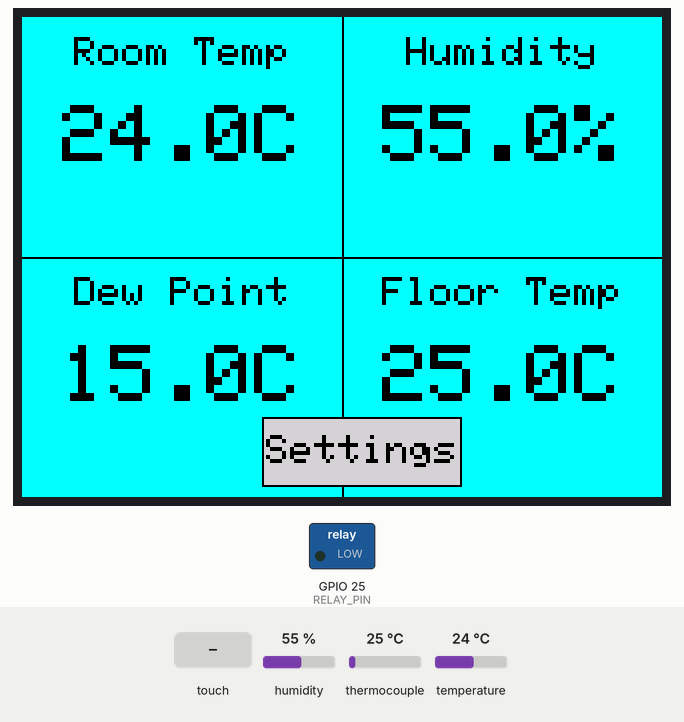
Recording of a sketch running on a simulated ESP32. On the bench: 320×240 colour display, switched loads named in the sketch (green lamp = pin HIGH). Inputs (shaded band) come from the test bench; at power-on: temperature 24 °C, thermocouple 25 °C, humidity 55 %. What the sketch prints to the serial monitor is not drawn.

Above: at 1.3 s.
1.4 s: touch panel pressed at 62 % / 10 % of its raw x / y range
At 2.2 s:
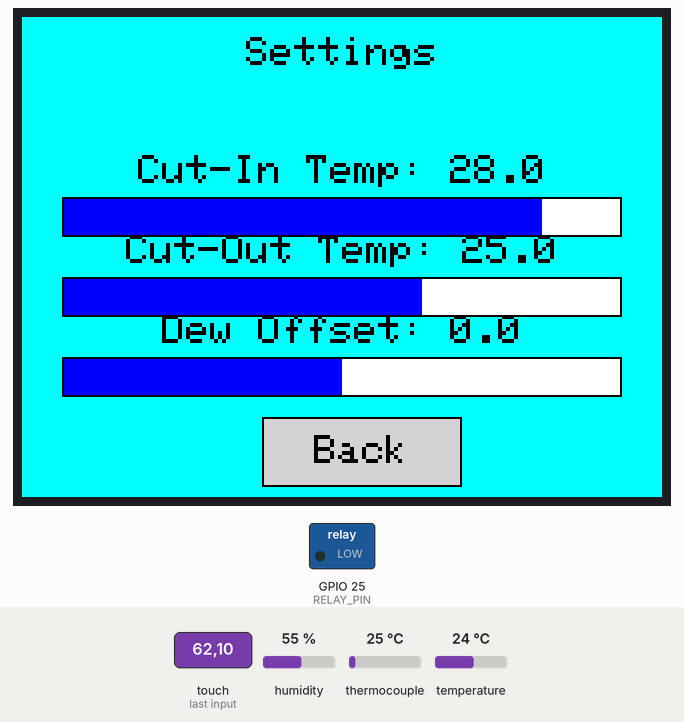
3.0 s: temperature set to 27.5 °C
4.9 s: temperature set to 28.6 °C
At 6.6 s:
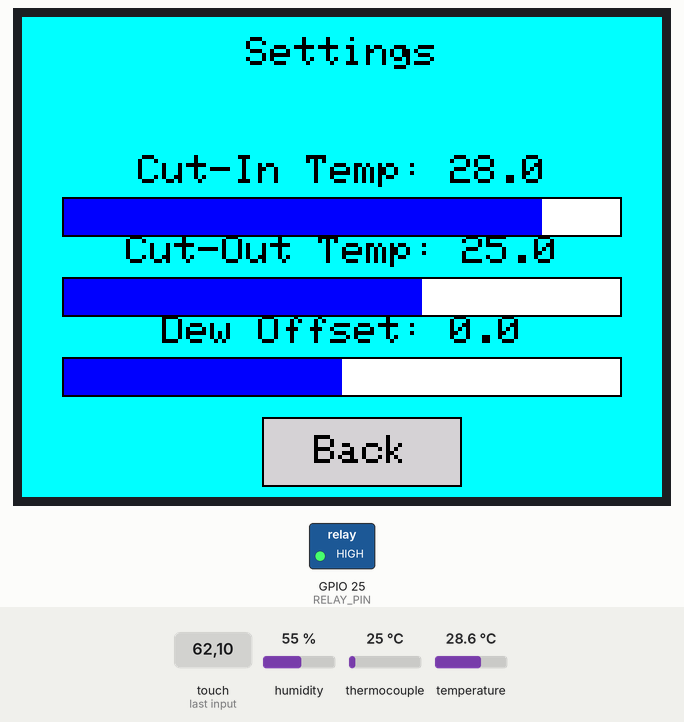
7.3 s: touch panel pressed at 62 % / 10 % of its raw x / y range
At 7.9 s:
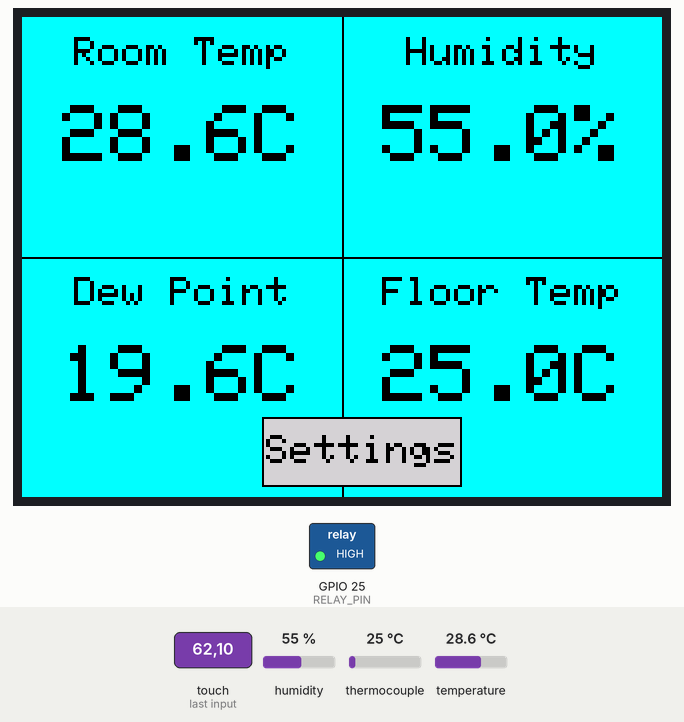
8.9 s: thermocouple set to 22 °C
At 10.7 s:
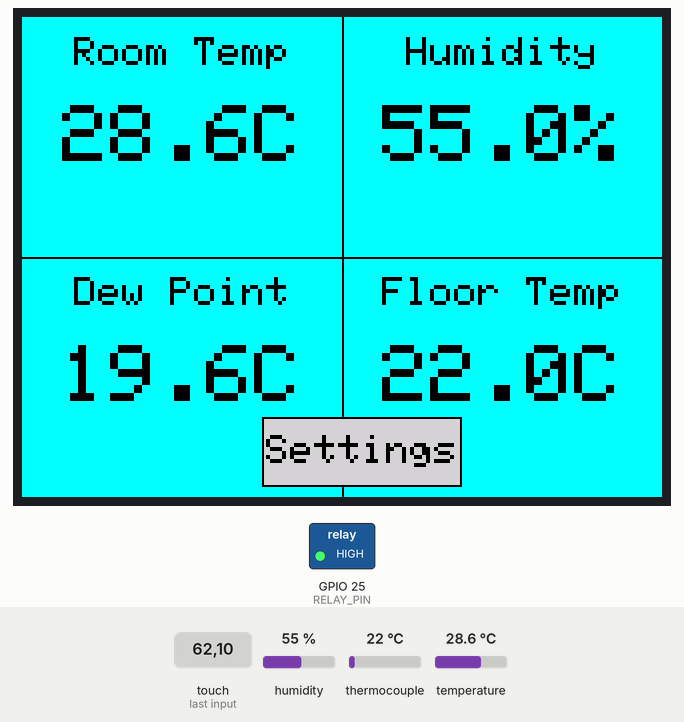
11.0 s: thermocouple set to 17 °C
At 12.8 s:
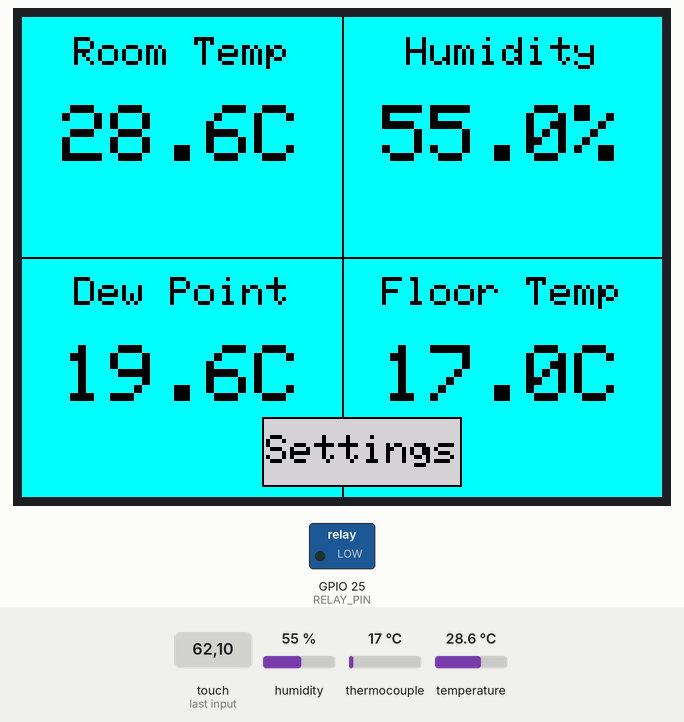
Timing chart, 0 to 14.1 s (numbered marks = the images above; inputs shaded):
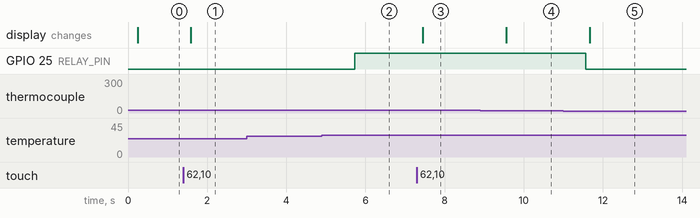

The sketch:

Smart_Thermostat.ino
```cpp
// ESP32 Temperature Controller with Touch + Display

#include <TFT_eSPI.h>
#include <XPT2046_Touchscreen.h>
#include <Adafruit_Sensor.h>
#include <DHT.h>
#include <SPI.h>
#include <Adafruit_MAX31865.h>

// -------------------- Pins --------------------
#define DHTPIN 14
#define DHTTYPE DHT22
#define TOUCH_CS 5
#define MAX31865_CS 17
#define RELAY_PIN 25

// -------------------- Display SPI Pins (set in User_Setup.h) --------------------
#define TFT_CS   15
#define TFT_DC   2
#define TFT_RST  4

// Slider bounds
#define SLIDER_X 20
#define SLIDER_W 280
#define SLIDER_H 20

#define CUT_TEMP_Y 90
#define CUT_OUT_Y 130
#define DEW_OFF_Y 170

// -------------------- Objects --------------------
DHT dht(DHTPIN, DHTTYPE);
TFT_eSPI tft = TFT_eSPI();
XPT2046_Touchscreen ts(TOUCH_CS);
Adafruit_MAX31865 thermo = Adafruit_MAX31865(MAX31865_CS);

// -------------------- State --------------------
float cutInTemp = 28.0, cutOutTemp = 25.0, dewOffset = 0.0;
bool settingsUnlocked = false;
float roomTemp = 0.0, humidity = 0.0, dewPoint = 0.0, floorTemp = 0.0;
bool relayState = false;
int currentScreen = 1; // 1 = Main, 3 = Settings

// -------------------- UI Constants --------------------
#define BUTTON_W 100
#define BUTTON_H 35
#define BUTTON_X 120
#define BUTTON_Y (240 - BUTTON_H - 5)

// -------------------- Functions --------------------
float calculateDewPoint(float t, float h) {
  return t - ((100 - h) / 5.0);
}

void updateSensors() {
  roomTemp = dht.readTemperature();
  humidity = dht.readHumidity();
  dewPoint = calculateDewPoint(roomTemp, humidity);
  floorTemp = thermo.temperature(100, 430); // PT100

  Serial.println("---- Sensor Data ----");
  Serial.printf("Room Temp: %.1f C\n", roomTemp);
  Serial.printf("Humidity: %.1f %%\n", humidity);
  Serial.printf("Dew Point: %.1f C\n", dewPoint + dewOffset);
  Serial.printf("Floor Temp: %.1f C\n", floorTemp);

  uint8_t fault = thermo.readFault();
  if (fault) {
    Serial.print("Fault byte: "); Serial.println(fault, HEX);
    if (fault & MAX31865_FAULT_HIGHTHRESH) Serial.println("RTD High Threshold");
    if (fault & MAX31865_FAULT_LOWTHRESH) Serial.println("RTD Low Threshold");
    if (fault & MAX31865_FAULT_REFINLOW)  Serial.println("REFIN- < 0.85 x Bias");
    if (fault & MAX31865_FAULT_REFINHIGH) Serial.println("REFIN- > 0.85 x Bias – Possibly open");
    if (fault & MAX31865_FAULT_RTDINLOW)  Serial.println("RTDIN- < 0.85 x Bias – Open RTD?");
    if (fault & MAX31865_FAULT_OVUV)      Serial.println("Under/Over Voltage fault");
    thermo.clearFault();
  }
}

void updateRelayLogic() {
  if (floorTemp < (dewPoint + dewOffset)) relayState = false;
  else if (roomTemp > cutInTemp) relayState = true;
  else if (roomTemp < cutOutTemp) relayState = false;
  digitalWrite(RELAY_PIN, relayState ? HIGH : LOW);
  Serial.println(relayState ? "Relay: ON" : "Relay: OFF");
}

void drawDividers() {
  tft.drawLine(tft.width()/2, 0, tft.width()/2, tft.height(), TFT_BLACK);
  tft.drawLine(0, tft.height()/2, tft.width(), tft.height()/2, TFT_BLACK);
}

void drawButton(const char* label) {
  tft.fillRect(BUTTON_X, BUTTON_Y, BUTTON_W, BUTTON_H, TFT_LIGHTGREY);
  tft.drawRect(BUTTON_X, BUTTON_Y, BUTTON_W, BUTTON_H, TFT_BLACK);
  tft.setTextColor(TFT_BLACK);
  tft.setTextSize(2);
  tft.setTextDatum(MC_DATUM);
  tft.drawString(label, BUTTON_X + BUTTON_W/2, BUTTON_Y + BUTTON_H/2);
}

void drawMainScreen() {
  tft.fillScreen(TFT_CYAN);
  drawDividers();

  int w = tft.width() / 2;
  int h = tft.height() / 2;

  tft.setTextDatum(TC_DATUM);
  tft.setTextColor(TFT_BLACK);
  //tft.setTextSize(2);

  // Top Left: Room Temp
  tft.setTextSize(2.7);
  tft.drawString("Room Temp", w / 2, 10);
  tft.setTextDatum(MC_DATUM);
  tft.setTextSize(4.8);
  tft.drawString(String(roomTemp, 1) + "C", w / 2, h / 2);

  // Top Right: Humidity
  tft.setTextSize(2.7);
  tft.setTextDatum(TC_DATUM);
  tft.drawString("Humidity", w + w / 2, 10);
  tft.setTextDatum(MC_DATUM);
  tft.setTextSize(4.8);
  tft.drawString(String(humidity, 1) + "%", w + w / 2, h / 2);

  // Bottom Left: Dew Point
  tft.setTextSize(2.7);
  tft.setTextDatum(TC_DATUM);
  tft.drawString("Dew Point", w / 2, h + 10);
  tft.setTextDatum(MC_DATUM);
  tft.setTextSize(4.8);
  tft.drawString(String(dewPoint + dewOffset, 1) + "C", w / 2, h + h / 2);

  // Bottom Right: Floor Temp
  tft.setTextSize(2.7);
  tft.setTextDatum(TC_DATUM);
  tft.drawString("Floor Temp", w + w / 2, h + 10);
  tft.setTextDatum(MC_DATUM);
  tft.setTextSize(4.8);
  tft.drawString(String(floorTemp, 1) + "C", w + w / 2, h + h / 2);

  drawButton("Settings");
}
void drawSlider(float value, float minVal, float maxVal, int y, const char* label) {
  int xPos = SLIDER_X + ((value - minVal) / (maxVal - minVal)) * SLIDER_W;

  // Background
  tft.fillRect(SLIDER_X, y, SLIDER_W, SLIDER_H, TFT_WHITE);
  // Slider value bar
  tft.fillRect(SLIDER_X, y, xPos - SLIDER_X, SLIDER_H, TFT_BLUE);
  // Border
  tft.drawRect(SLIDER_X, y, SLIDER_W, SLIDER_H, TFT_BLACK);
  // Label
  tft.setTextDatum(BC_DATUM);
  tft.drawString(String(label) + ": " + String(value, 1), tft.width() / 2, y - 5);
}

void drawSettingsScreen() {
  tft.fillScreen(TFT_CYAN);
  tft.setTextColor(TFT_BLACK);
  tft.setTextDatum(TC_DATUM);
  tft.setTextSize(2);
  tft.drawString("Settings", tft.width() / 2, 10);

  drawSlider(cutInTemp, 16, 30, CUT_TEMP_Y, "Cut-In Temp");
  drawSlider(cutOutTemp, 16, 30, CUT_OUT_Y, "Cut-Out Temp");
  drawSlider(dewOffset, -10, 10, DEW_OFF_Y, "Dew Offset");

  drawButton("Back");
}


// -------------------- Setup --------------------
void setup() {
  Serial.begin(115200);
  dht.begin();
  thermo.begin(MAX31865_2WIRE);
  pinMode(RELAY_PIN, OUTPUT);
  digitalWrite(RELAY_PIN, LOW);

  tft.init();
  tft.setRotation(1);
  ts.begin();
  ts.setRotation(1);

  Serial.println("Setup complete");
}

// -------------------- Loop --------------------
void loop() {
  updateSensors();
  updateRelayLogic();

  if (currentScreen == 1) drawMainScreen();
  else if (currentScreen == 3) drawSettingsScreen();

  for (int i = 0; i < 20; i++) {
    delay(100); // 2 sec refresh cycle total
    if (ts.touched()) {
      TS_Point p = ts.getPoint();

      // Convert raw to screen coordinates (based on your calibration)
      int x = map(p.x, 3812, 556, 0, 320);  // Raw X to Screen X
      int y = map(p.y, 410, 3704, 240, 0);  // Raw Y to Screen Y
      if (currentScreen == 3) {
  if (y >= CUT_TEMP_Y && y <= CUT_TEMP_Y + SLIDER_H) {
    cutInTemp = 16 + ((x - SLIDER_X) / float(SLIDER_W)) * (30 - 16);
    cutInTemp = constrain(cutInTemp, 16, 30);
    drawSettingsScreen();
    break;
  } else if (y >= CUT_OUT_Y && y <= CUT_OUT_Y + SLIDER_H) {
    cutOutTemp = 16 + ((x - SLIDER_X) / float(SLIDER_W)) * (30 - 16);
    cutOutTemp = constrain(cutOutTemp, 16, 30);
    drawSettingsScreen();
    break;
  } else if (y >= DEW_OFF_Y && y <= DEW_OFF_Y + SLIDER_H) {
    dewOffset = -10 + ((x - SLIDER_X) / float(SLIDER_W)) * (10 - (-10));
    dewOffset = constrain(dewOffset, -10, 10);
    drawSettingsScreen();
    break;
  }
}


      Serial.printf("Touch at X=%d Y=%d\n", x, y);

      if (x >= 0 && x < 320 && y >= 0 && y < 240) {
        if (x > BUTTON_X && x < (BUTTON_X + BUTTON_W) &&
            y > BUTTON_Y && y < (BUTTON_Y + BUTTON_H)) {
          currentScreen = (currentScreen == 1) ? 3 : 1;
          Serial.println("Button Pressed: Toggled Screen");
          break;
        }
      }
    }
  }

}
```

Measured:
- the behaviour switches between 28 and 28.1 °C on temperature (found by bisection; images 1 and 2)
- the behaviour switches between 20 and 19 °C on thermocouple (found by bisection; images 4 and 5)
- after the input at 1.4 s, the display: changes after 0.18 s (image 1)
- after the input at 3.0 s, every drawn part: stays the same
- after the input at 4.9 s, GPIO 25 (RELAY_PIN): LOW → HIGH after 0.83 s
- after the input at 7.3 s, the display: changes after 0.15 s (image 3)
- after the input at 8.9 s, the display: changes after 0.66 s (image 4)
- after the input at 11.0 s, GPIO 25 (RELAY_PIN): HIGH → LOW after 0.57 s; the display: changes after 0.66 s (image 5)
